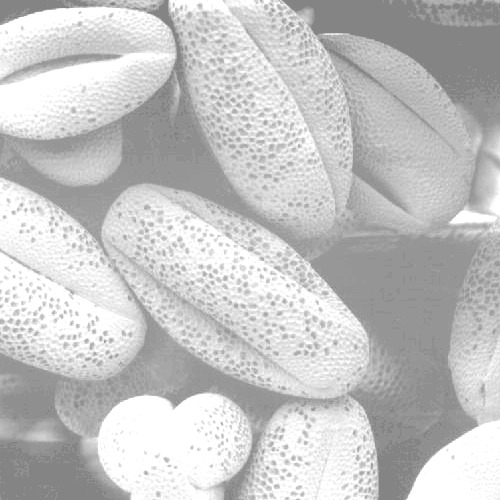
#> input picture 08_Histogram_Equalization_Built_In_Function/Images/top_left.tif, 500 x 500 px
$ python main.py
#> lines starting #> are read from the running program, lines starting #| are printed output that depends on the picture
#> further down, image is the input picture: shape (500, 500); min 132, max 255, mean 196.4
import cv2
import numpy as np
import matplotlib.pyplot as plt

L = 256  # 8 BITS CONSTANT VALUE


def histogram_equalization(_image):
    histogram_equalized_image = cv2.equalizeHist(_image)
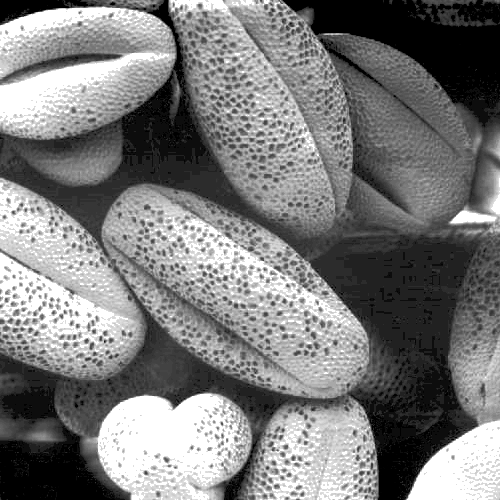
#> histogram_equalized_image: shape (500, 500); min 0, max 255, mean 123.2

    histogram, bins = np.histogram(histogram_equalized_image, bins=256, range=(0, 256))
#> histogram = 256 values, max 28659 at index 255, min 0 at index 2, mean 976.6; bins = 257 values from 0 to 256

    adjoined = np.hstack((_image, histogram_equalized_image))
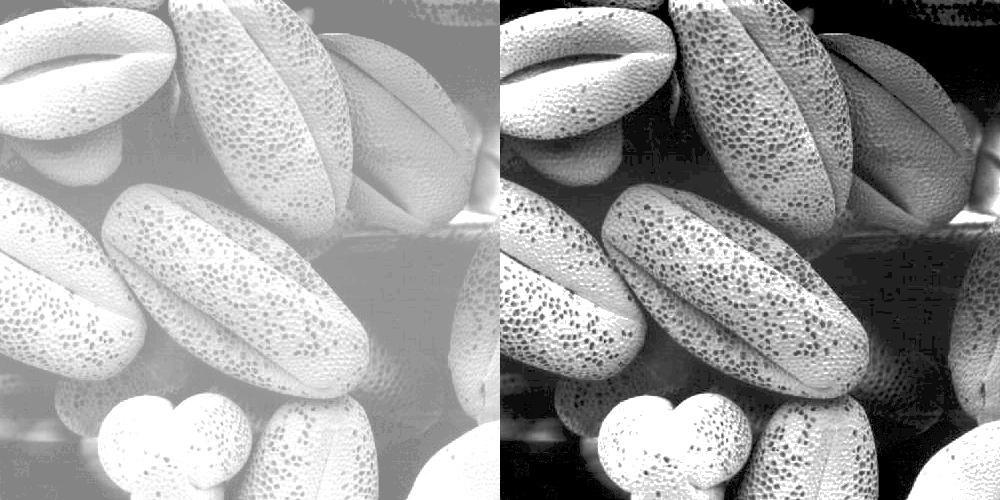
#> adjoined: shape (500, 1000); min 0, max 255, mean 159.8

    cv2.imshow("HIST EQUALIZED IMAGE", adjoined)
    cv2.waitKey(0)
    cv2.destroyAllWindows()


if __name__ == '__main__':
    image = cv2.imread("./Images/top_left.tif", 0)
    histogram_equalization(image)
